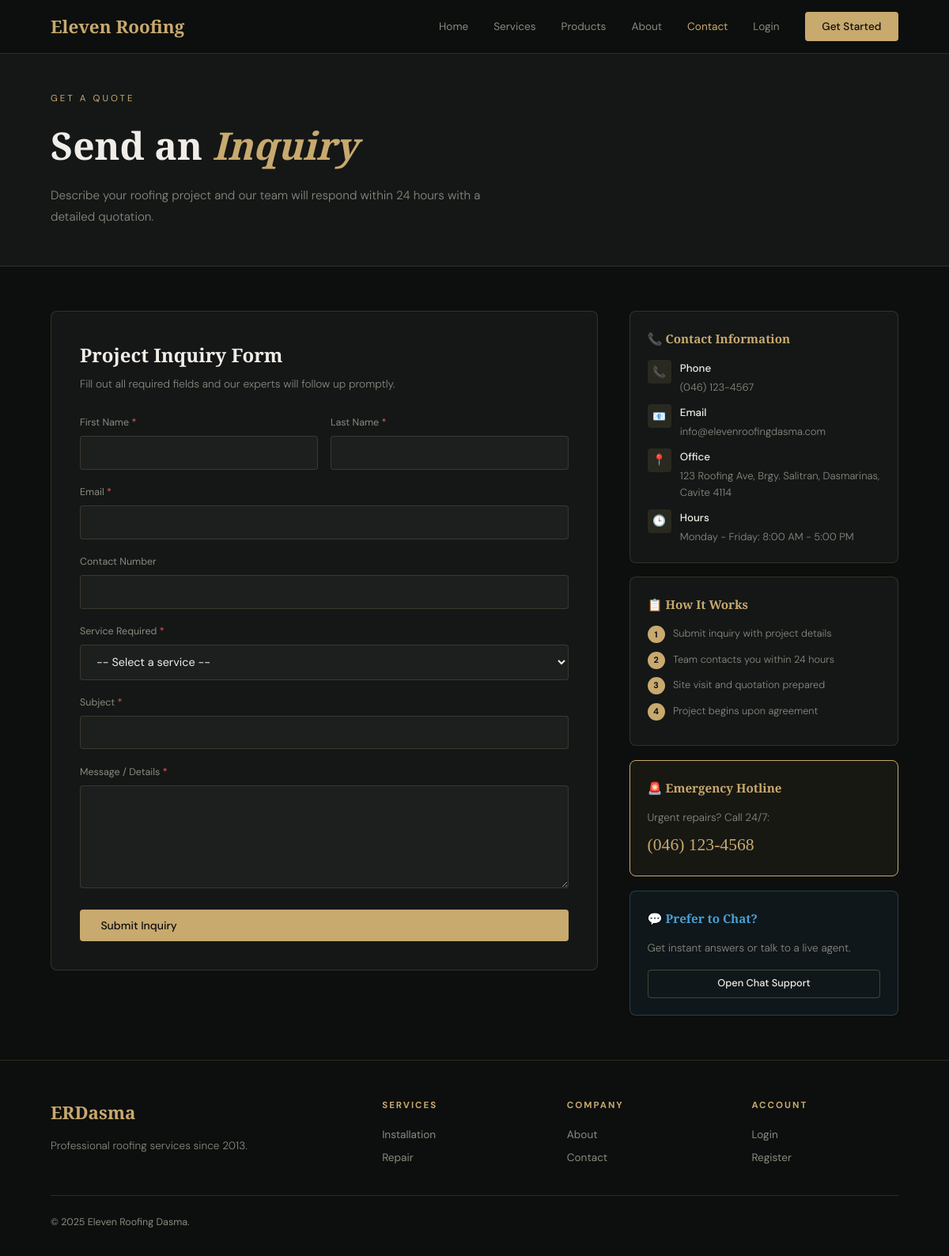
Screenshot of /inquiry.php with the database file from the repository.
### tables this page shows
CREATE TABLE `contact_content` (
  `id` int(11) NOT NULL AUTO_INCREMENT,
  `field_key` varchar(100) NOT NULL,
  `field_label` varchar(100) DEFAULT NULL,
  `field_value` text DEFAULT NULL,
  `updated_by` int(11) DEFAULT NULL,
  `updated_at` timestamp NOT NULL DEFAULT current_timestamp() ON UPDATE current_timestamp(),
  PRIMARY KEY (`id`),
  UNIQUE KEY `field_key` (`field_key`),
  KEY `updated_by` (`updated_by`),
  CONSTRAINT `contact_content_ibfk_1` FOREIGN KEY (`updated_by`) REFERENCES `users` (`user_id`) ON DELETE SET NULL
);

### config/session.php (called while the page is built, shortened)
<?php
function isLoggedIn(): bool { return isset($_SESSION['user']); }

### includes/helpers.php (called while the page is built, shortened)
<?php
function h(string $s): string { return htmlspecialchars($s, ENT_QUOTES, 'UTF-8'); }
function getContact(string $key): string {
    $st=db()->prepare("SELECT field_value FROM contact_content WHERE field_key=?"); $st->execute([$key]);
    return $st->fetchColumn() ?: '';
}

### config/database.php (called while the page is built, shortened)
<?php
function db(): PDO {
    static $pdo = null;
    if ($pdo === null) {
        $dsn = "mysql:host=".DB_HOST.";dbname=".DB_NAME.";charset=".DB_CHARSET;
        $pdo = new PDO($dsn, DB_USER, DB_PASS, [
            PDO::ATTR_ERRMODE => PDO::ERRMODE_EXCEPTION,
            PDO::ATTR_DEFAULT_FETCH_MODE => PDO::FETCH_ASSOC,
            PDO::ATTR_EMULATE_PREPARES => false,
        ]);
    }
    return $pdo;
}

### public/inquiry.php (the view, shortened to what this page needs)
<?php
require_once __DIR__.'/../config/database.php';
require_once __DIR__.'/../config/session.php';
require_once __DIR__.'/../includes/helpers.php';
$success=false; $error='';
$contact_phone=getContact('phone'); $contact_email=getContact('email'); $contact_addr=getContact('address');
?><!DOCTYPE html><html lang="en"><head>
<link rel="stylesheet" href="../assets/css/base.css"><link rel="stylesheet" href="css/inquiry.css">
</head><body>
<nav class="site-nav"><a href="index.php" class="nav-logo">Eleven Roofing</a><div class="nav-links"><a href="index.php">Home</a><a href="services.php">Services</a><a href="products.php">Products</a><a href="about.php">About</a><a href="contact.php" class="active">Contact</a><?php if(isLoggedIn()):?><a href="<?=getDashboardUrl()?>">Dashboard</a><?php else:?><a href="../auth/login.php">Login</a><a href="../auth/register.php" class="nav-cta">Get Started</a><?php endif;?></div></nav>
<div class="page-hero"><div class="page-hero-inner"><p class="page-label">Get a Quote</p><h1 class="page-title">Send an <em>Inquiry</em></h1><p class="page-sub">Describe your roofing project and our team will respond within 24 hours with a detailed quotation.</p></div></div>
<div class="inq-layout">
  <div>
    <?php if($success): ?>
    <div class="inq-success">
      <div style="font-size:2.5rem;margin-bottom:1rem">✅</div>
      <h3>Inquiry Submitted!</h3>
      <p>Thank you! Your inquiry <strong style="color:var(--accent)">#<?=$ref?></strong> has been received. Our team will contact you within 24 hours.</p>
      <div style="display:flex;gap:.75rem;justify-content:center;margin-top:1.5rem;flex-wrap:wrap">
        <a href="inquiry.php" class="btn btn-outline btn-sm">Submit Another</a>
        <?php if(isLoggedIn()):?><a href="../user/dashboard.php?tab=inquiries" class="btn btn-primary btn-sm">Track My Inquiries</a><?php else:?><a href="../auth/register.php" class="btn btn-primary btn-sm">Create Account to Track</a><?php endif;?>
      </div>
    </div>
    <?php else: ?>
    <div class="inq-card">
      <h2>Project Inquiry Form</h2>
      <p>Fill out all required fields and our experts will follow up promptly.</p>
      <form method="POST">
        <div class="form-row">
          <div class="form-group"><label>First Name <span class="req">*</span></label><input type="text" name="fname" class="form-control" value="<?=h($_POST['fname']??'')?>" required></div>
          <div class="form-group"><label>Last Name <span class="req">*</span></label><input type="text" name="lname" class="form-control" value="<?=h($_POST['lname']??'')?>" required></div>
        </div>
        <div class="form-group"><label>Email <span class="req">*</span></label><input type="email" name="email" class="form-control" value="<?=h($_POST['email']??isLoggedIn()?currentUser()['email']:'')?>" required></div>
        <div class="form-group"><label>Contact Number</label><input type="tel" name="contact" class="form-control" value="<?=h($_POST['contact']??'')?>"></div>
        <div class="form-group"><label>Service Required <span class="req">*</span></label>
          <select name="service" class="form-control" required>
            <option value="">-- Select a service --</option>
          </select>
        </div>
        <div class="form-group"><label>Subject <span class="req">*</span></label><input type="text" name="subject" class="form-control" value="<?=h($_POST['subject']??'')?>" required></div>
        <div class="form-group"><label>Message / Details <span class="req">*</span></label><textarea name="message" class="form-control" style="min-height:130px" required><?=h($_POST['message']??'')?></textarea></div>
        <button type="submit" class="btn btn-primary w-full">Submit Inquiry</button>
      </form>
    </div>
    <?php endif;?>
  </div>
  <div class="inq-sidebar">
    <div class="inq-info-card">
      <h4>📞 Contact Information</h4>
      <div class="irow"><div class="iico">📞</div><div><strong>Phone</strong><p><?=h($contact_phone)?></p></div></div>
      <div class="irow"><div class="iico">📧</div><div><strong>Email</strong><p><?=h($contact_email)?></p></div></div>
      <div class="irow"><div class="iico">📍</div><div><strong>Office</strong><p><?=h($contact_addr)?></p></div></div>
      <div class="irow"><div class="iico">🕒</div><div><strong>Hours</strong><p><?=h(getContact('hours_weekday'))?></p></div></div>
    </div>
    <div class="inq-info-card">
      <h4>📋 How It Works</h4>
      <?php foreach(['Submit inquiry with project details','Team contacts you within 24 hours','Site visit and quotation prepared','Project begins upon agreement'] as $i=>$step):?>
      <div style="display:flex;gap:.65rem;align-items:flex-start;margin-bottom:.65rem">
        <div style="width:22px;height:22px;background:var(--accent);color:#0d0f0e;border-radius:50%;display:flex;align-items:center;justify-content:center;font-size:.68rem;font-weight:700;flex-shrink:0"><?=$i+1?></div>
        <p style="font-size:.8rem;color:var(--muted);font-weight:300;line-height:1.55"><?=$step?></p>
      </div>
      <?php endforeach;?>
    </div>
    <div class="inq-info-card" style="background:rgba(200,169,110,.06);border-color:var(--accent)">
      <h4 style="color:var(--accent)">🚨 Emergency Hotline</h4>
      <p style="font-size:.845rem;color:var(--muted);font-weight:300">Urgent repairs? Call 24/7:</p>
      <div style="font-family:var(--serif);font-size:1.35rem;color:var(--accent);margin-top:.4rem"><?=h(getContact('emergency_phone'))?></div>
    </div>
    <div class="inq-info-card" style="background:rgba(74,159,212,.06);border-color:rgba(74,159,212,.3)">
      <h4 style="color:var(--info)">💬 Prefer to Chat?</h4>
      <p style="font-size:.845rem;color:var(--muted);font-weight:300;margin-bottom:1rem">Get instant answers or talk to a live agent.</p>
      <a href="../user/chat.php" class="btn btn-outline btn-sm w-full" style="text-align:center;display:block">Open Chat Support</a>
    </div>
  </div>
</div>
<footer class="site-footer"><div class="footer-grid"><div class="footer-brand"><a href="index.php" class="nav-logo">ERDasma</a><p>Professional roofing services since 2013.</p></div><div class="footer-col"><h5>Services</h5><a href="services.php">Installation</a><a href="services.php">Repair</a></div><div class="footer-col"><h5>Company</h5><a href="about.php">About</a><a href="contact.php">Contact</a></div><div class="footer-col"><h5>Account</h5><a href="../auth/login.php">Login</a><a href="../auth/register.php">Register</a></div></div><div class="footer-bottom"><p>© 2025 Eleven Roofing Dasma.</p></div></footer>
</body></html>

### assets/css/base.css (style rules this page uses)
:root { --bg:#0d0f0e;--bg2:#141716;--bg3:#1c1f1e;--bg4:#222524;--accent:#c8a96e;--accent2:#e8c98e;--accent-dim:rgba(200,169,110,.12);--text:#f0ede8;--text2:#c8c5be;--muted:#8a897f;--border:rgba(200,169,110,.18);--border2:rgba(200,169,110,.30);--danger:#e05a4f;--danger-dim:rgba(224,90,79,.12);--success:#4caf72;--success-dim:rgba(76,175,114,.12);--warning:#e8a840;--warning-dim:rgba(232,168,64,.12);--info:#4a9fd4;--info-dim:rgba(74,159,212,.12);--owner:#9b59b6;--owner-dim:rgba(155,89,182,.12);--serif:'Playfair Display',Georgia,serif;--sans:'DM Sans',system-ui,sans-serif;--r:4px;--r2:8px;--nav:68px;--sidebar:240px }
*,*::before,*::after { margin:0;padding:0;box-sizing:border-box }
html { scroll-behavior:smooth }
body { font-family:var(--sans);background:var(--bg);color:var(--text);line-height:1.6;-webkit-font-smoothing:antialiased }
a { text-decoration:none;color:inherit }
button,input,select,textarea { font-family:inherit }
.site-nav { position:fixed;top:0;width:100%;z-index:200;height:var(--nav);display:flex;align-items:center;justify-content:space-between;padding:0 4rem;background:rgba(13,15,14,.94);backdrop-filter:blur(14px);border-bottom:1px solid var(--border) }
.nav-logo { font-family:var(--serif);font-size:1.4rem;font-weight:700;color:var(--accent) }
.nav-links { display:flex;align-items:center;gap:2rem }
.nav-links a { font-size:.85rem;color:var(--muted);transition:color .2s }
.nav-links a:hover,.nav-links a.active { color:var(--accent) }
.nav-cta { background:var(--accent)!important;color:#0d0f0e!important;padding:.5rem 1.35rem;border-radius:var(--r);font-weight:500!important }
.page-hero { padding-top:var(--nav);background:var(--bg2);border-bottom:1px solid var(--border) }
.page-hero-inner { max-width:1200px;margin:0 auto;padding:3rem 4rem }
.page-label { font-size:.72rem;letter-spacing:3px;text-transform:uppercase;color:var(--accent);margin-bottom:.75rem }
.page-title { font-family:var(--serif);font-size:clamp(2rem,4vw,3rem);font-weight:700 }
.page-title em { color:var(--accent);font-style:italic }
.page-sub { color:var(--muted);font-size:.95rem;margin-top:.65rem;font-weight:300;max-width:560px;line-height:1.8 }
.site-footer { background:var(--bg);border-top:1px solid var(--border);padding:3rem 4rem 2rem }
.footer-grid { display:grid;grid-template-columns:2fr 1fr 1fr 1fr;gap:3rem;max-width:1200px;margin:0 auto }
.footer-brand p { color:var(--muted);font-size:.85rem;font-weight:300;line-height:1.8;margin-top:.75rem }
.footer-col h5 { font-size:.72rem;letter-spacing:2px;text-transform:uppercase;color:var(--accent);margin-bottom:1rem }
.footer-col a { display:block;color:var(--muted);font-size:.85rem;margin-bottom:.5rem;transition:color .2s }
.footer-bottom { max-width:1200px;margin:1.75rem auto 0;padding-top:1.5rem;border-top:1px solid var(--border);display:flex;justify-content:space-between }
.footer-bottom p { color:var(--muted);font-size:.78rem }
.btn { display:inline-flex;align-items:center;gap:.5rem;padding:.7rem 1.65rem;border-radius:var(--r);font-size:.875rem;font-weight:500;cursor:pointer;border:none;transition:all .2s;white-space:nowrap;text-decoration:none }
.btn-primary { background:var(--accent);color:#0d0f0e }
.btn-outline { background:transparent;color:var(--text);border:1px solid var(--border2) }
.btn-sm { padding:.42rem .95rem;font-size:.8rem }
.w-full { width:100% }
.form-group { margin-bottom:1.2rem }
.form-group label { display:block;font-size:.78rem;color:var(--muted);margin-bottom:.4rem }
.req { color:var(--danger) }
.form-control { width:100%;background:var(--bg3);border:1px solid var(--border);color:var(--text);padding:.7rem 1rem;border-radius:var(--r);font-size:.9rem;transition:border-color .2s;outline:none }
.form-control::placeholder { color:var(--muted);opacity:.6 }
select.form-control option { background:var(--bg3) }
textarea.form-control { resize:vertical;min-height:90px }
.form-row { display:grid;grid-template-columns:1fr 1fr;gap:1rem }

### rows the page displays
contact_content: field_value "(046) 123-4567"
contact_content: field_value "info@elevenroofingdasma.com"
contact_content: field_value "123 Roofing Ave, Brgy. Salitran, Dasmarinas, Cavite 4114"
contact_content: field_value "Monday - Friday: 8:00 AM - 5:00 PM"
contact_content: field_value "(046) 123-4568"

### other values shown
$step "Submit inquiry with project details"
$step "Team contacts you within 24 hours"
$step "Site visit and quotation prepared"
$step "Project begins upon agreement"
